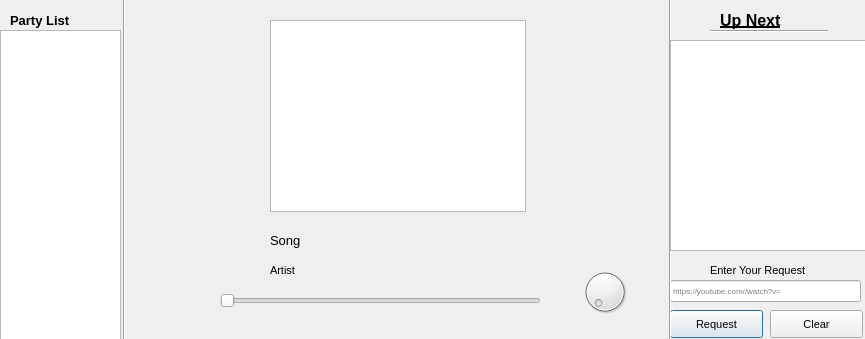
<?xml version="1.0" encoding="UTF-8"?>
<ui version="4.0">
 <class>playerUI</class>
 <widget class="QDialog" name="playerUI">
  <property name="geometry">
   <rect>
    <x>0</x>
    <y>0</y>
    <width>865</width>
    <height>339</height>
   </rect>
  </property>
  <property name="font">
   <font>
    <pointsize>8</pointsize>
   </font>
  </property>
  <property name="windowTitle">
   <string>Dialog</string>
  </property>
  <widget class="QLineEdit" name="urlBox">
   <property name="geometry">
    <rect>
     <x>670</x>
     <y>280</y>
     <width>191</width>
     <height>22</height>
    </rect>
   </property>
   <property name="font">
    <font>
     <pointsize>6</pointsize>
    </font>
   </property>
   <property name="text">
    <string/>
   </property>
   <property name="placeholderText">
    <string>https://youtube.com//watch?v=</string>
   </property>
  </widget>
  <widget class="QFrame" name="frame">
   <property name="geometry">
    <rect>
     <x>670</x>
     <y>220</y>
     <width>201</width>
     <height>121</height>
    </rect>
   </property>
   <property name="frameShape">
    <enum>QFrame::StyledPanel</enum>
   </property>
   <property name="frameShadow">
    <enum>QFrame::Raised</enum>
   </property>
   <widget class="QPushButton" name="sendLink">
    <property name="geometry">
     <rect>
      <x>0</x>
      <y>90</y>
      <width>93</width>
      <height>28</height>
     </rect>
    </property>
    <property name="text">
     <string>Request</string>
    </property>
   </widget>
   <widget class="QPushButton" name="clearLink">
    <property name="geometry">
     <rect>
      <x>100</x>
      <y>90</y>
      <width>93</width>
      <height>28</height>
     </rect>
    </property>
    <property name="text">
     <string>Clear</string>
    </property>
   </widget>
   <widget class="QLabel" name="label_2">
    <property name="geometry">
     <rect>
      <x>40</x>
      <y>40</y>
      <width>131</width>
      <height>20</height>
     </rect>
    </property>
    <property name="text">
     <string>Enter Your Request</string>
    </property>
   </widget>
  </widget>
  <widget class="QDial" name="dial">
   <property name="geometry">
    <rect>
     <x>580</x>
     <y>260</y>
     <width>50</width>
     <height>64</height>
    </rect>
   </property>
  </widget>
  <widget class="QSlider" name="horizontalSlider">
   <property name="geometry">
    <rect>
     <x>220</x>
     <y>290</y>
     <width>321</width>
     <height>22</height>
    </rect>
   </property>
   <property name="orientation">
    <enum>Qt::Horizontal</enum>
   </property>
  </widget>
  <widget class="Line" name="line">
   <property name="geometry">
    <rect>
     <x>660</x>
     <y>-210</y>
     <width>20</width>
     <height>551</height>
    </rect>
   </property>
   <property name="font">
    <font>
     <pointsize>10</pointsize>
    </font>
   </property>
   <property name="orientation">
    <enum>Qt::Vertical</enum>
   </property>
  </widget>
  <widget class="Line" name="line_2">
   <property name="geometry">
    <rect>
     <x>670</x>
     <y>210</y>
     <width>201</width>
     <height>16</height>
    </rect>
   </property>
   <property name="orientation">
    <enum>Qt::Horizontal</enum>
   </property>
  </widget>
  <widget class="QGraphicsView" name="graphicsView">
   <property name="geometry">
    <rect>
     <x>270</x>
     <y>20</y>
     <width>256</width>
     <height>192</height>
    </rect>
   </property>
  </widget>
  <widget class="Line" name="line_3">
   <property name="geometry">
    <rect>
     <x>109</x>
     <y>-10</y>
     <width>31</width>
     <height>551</height>
    </rect>
   </property>
   <property name="font">
    <font>
     <pointsize>10</pointsize>
    </font>
   </property>
   <property name="orientation">
    <enum>Qt::Vertical</enum>
   </property>
  </widget>
  <widget class="QLabel" name="songName">
   <property name="geometry">
    <rect>
     <x>270</x>
     <y>230</y>
     <width>251</width>
     <height>20</height>
    </rect>
   </property>
   <property name="font">
    <font>
     <pointsize>10</pointsize>
    </font>
   </property>
   <property name="text">
    <string>Song</string>
   </property>
  </widget>
  <widget class="QLabel" name="artistName">
   <property name="geometry">
    <rect>
     <x>270</x>
     <y>260</y>
     <width>251</width>
     <height>20</height>
    </rect>
   </property>
   <property name="text">
    <string>Artist</string>
   </property>
  </widget>
  <widget class="QLabel" name="label_3">
   <property name="geometry">
    <rect>
     <x>720</x>
     <y>10</y>
     <width>171</width>
     <height>20</height>
    </rect>
   </property>
   <property name="font">
    <font>
     <pointsize>12</pointsize>
     <weight>75</weight>
     <bold>true</bold>
     <underline>true</underline>
    </font>
   </property>
   <property name="text">
    <string>Up Next</string>
   </property>
  </widget>
  <widget class="QLabel" name="label_10">
   <property name="geometry">
    <rect>
     <x>10</x>
     <y>10</y>
     <width>81</width>
     <height>20</height>
    </rect>
   </property>
   <property name="font">
    <font>
     <pointsize>10</pointsize>
     <weight>75</weight>
     <bold>true</bold>
    </font>
   </property>
   <property name="text">
    <string>Party List</string>
   </property>
  </widget>
  <widget class="Line" name="line_4">
   <property name="geometry">
    <rect>
     <x>710</x>
     <y>30</y>
     <width>118</width>
     <height>3</height>
    </rect>
   </property>
   <property name="orientation">
    <enum>Qt::Horizontal</enum>
   </property>
  </widget>
  <widget class="Line" name="line_5">
   <property name="geometry">
    <rect>
     <x>0</x>
     <y>30</y>
     <width>118</width>
     <height>3</height>
    </rect>
   </property>
   <property name="orientation">
    <enum>Qt::Horizontal</enum>
   </property>
  </widget>
  <widget class="QListView" name="listView">
   <property name="geometry">
    <rect>
     <x>670</x>
     <y>40</y>
     <width>201</width>
     <height>211</height>
    </rect>
   </property>
  </widget>
  <widget class="QListView" name="listView_2">
   <property name="geometry">
    <rect>
     <x>0</x>
     <y>30</y>
     <width>121</width>
     <height>311</height>
    </rect>
   </property>
  </widget>
  <zorder>frame</zorder>
  <zorder>urlBox</zorder>
  <zorder>dial</zorder>
  <zorder>horizontalSlider</zorder>
  <zorder>line</zorder>
  <zorder>line_2</zorder>
  <zorder>graphicsView</zorder>
  <zorder>line_3</zorder>
  <zorder>songName</zorder>
  <zorder>artistName</zorder>
  <zorder>label_3</zorder>
  <zorder>label_10</zorder>
  <zorder>line_4</zorder>
  <zorder>line_5</zorder>
  <zorder>listView</zorder>
  <zorder>listView_2</zorder>
 </widget>
 <resources/>
 <connections/>
</ui>
